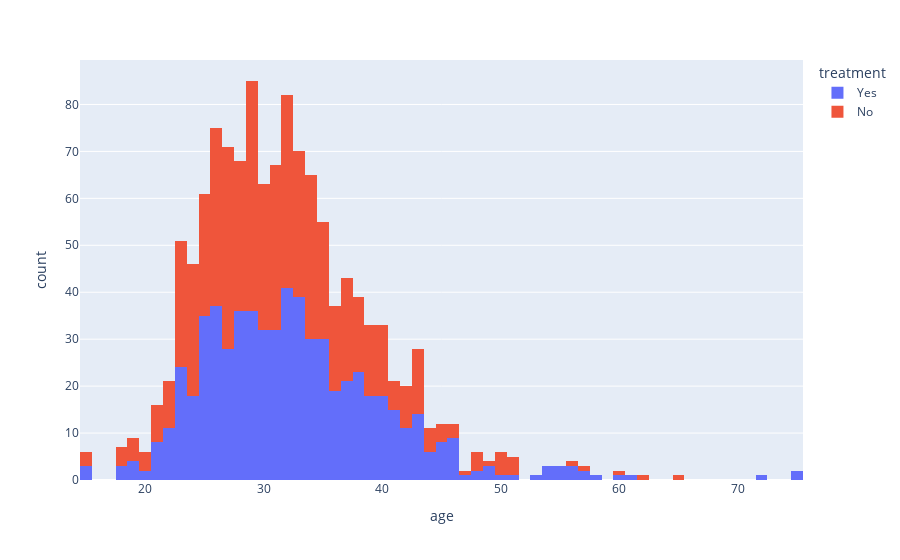

Notebook code for this chart:
### Code cell
px.histogram(df, x = 'age' , color = 'treatment' )

### Figure 1 — Plotly figure (JSON) as saved in the notebook; plotly's stock layout.template omitted (floating-point values rounded to 4 significant figures; data arrays with more than 128 entries replaced by an {"elided": "..."} marker saying what was removed)
{"data": [{"alignmentgroup": "True", "bingroup": "x", "hovertemplate": "treatment=Yes<br>age=%{x}<br>count=%{y}<extra></extra>", "legendgroup": "Yes", "marker": {"color": "#636efa", "pattern": {"shape": ""}}, "name": "Yes", "offsetgroup": "Yes", "orientation": "v", "showlegend": true, "type": "histogram", "x": {"elided": "637 int values"}, "xaxis": "x", "yaxis": "y"}, {"alignmentgroup": "True", "bingroup": "x", "hovertemplate": "treatment=No<br>age=%{x}<br>count=%{y}<extra></extra>", "legendgroup": "No", "marker": {"color": "#EF553B", "pattern": {"shape": ""}}, "name": "No", "offsetgroup": "No", "orientation": "v", "showlegend": true, "type": "histogram", "x": {"elided": "622 int values"}, "xaxis": "x", "yaxis": "y"}], "layout": {"barmode": "relative", "legend": {"title": {"text": "treatment"}, "tracegroupgap": 0}, "margin": {"t": 60}, "xaxis": {"anchor": "y", "domain": [0, 1], "title": {"text": "age"}}, "yaxis": {"anchor": "x", "domain": [0, 1], "title": {"text": "count"}}}}
